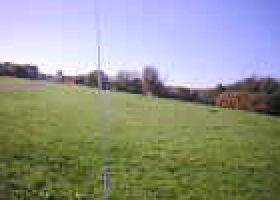
#> input picture Code_Lectures/ROC/CroppedImage.bmp, 140 x 100 px (shown 2 times larger)
$ python ROC.py
#> lines starting #> are read from the running program, lines starting #| are printed output that depends on the picture; after the words box and inside, x2 and y2 are one past the last pixel; in counts of white or black regions, pixels touching at a corner belong together
# -*- coding: utf-8 -*-
"""
Created on Wed Feb 28 12:40:14 2018

Generating an ROC curve.

@author: LocalAdmin
"""

import cv2
import matplotlib.pyplot as plt
import numpy as np

def get_ROC_curve_naive(values, classes):
    """ Naive implementation of a ROC curve generator that iterates over a number of thresholds.
    """

    # get number of positives and negatives:
    n_values = len(values);
    totalP = len(np.where(classes > 0)[0]);
    totalN = n_values - totalP;

    min_val = np.min(values);
    max_val = np.max(values);
    thresholds = np.arange(min_val, max_val, 1.0);
    n_thresholds = len(thresholds);

    TP = np.zeros([n_thresholds, 1]);
    FP = np.zeros([n_thresholds, 1]);

    for t in range(n_thresholds):
        inds = np.where(values >= thresholds[t]);
        P = np.sum(classes[inds[0]]);
        TP[t] = P / totalP;
        F = len(inds[0]) - P;
        FP[t] = F / totalN;

    return TP, FP;

def get_ROC_curve(values, classes):
    """ Implementation of a ROC curve generator that only uses thresholds at the sample values.
    """

    # get number of positives and negatives:
    n_values = len(values);
    totalP = len(np.where(classes > 0)[0]);
    totalN = n_values - totalP;

    # sort all values:
    inds = np.argsort(values);
    s_values = values[inds];
    s_classes = classes[inds];

    # the generator should only test for a given threshold value once
    # so we need to take into account duplicates:
    n_unique = len(np.unique(s_values));
    TP = np.zeros([n_unique, 1]);
    FP = np.zeros([n_unique, 1]);

    ind = 0;
    for e in range(n_values):
        # only determine the FP and TP value if the threshold has not been tested before:
        if(e == 0 or s_values[e-1] != s_values[e]):
            # threshold = s_values[e]
            # Positive when bigger:
            P = np.sum(s_classes[e:]);
            TP[ind] = P / totalP;

            # number of false positives is the remaining samples above the
            # threshold divided by all negative samples:
            FP[ind] = (len(s_classes[e:]) - P) / totalN;
            ind += 1

    return TP, FP;


def ROC_exercise(im_name, segmentation_name, show_images = False):
    """ Generate a ROC curve for a binary sky classification task
    """
#> called with im_name = 'CroppedImage.bmp', segmentation_name = 'TreeSegmentation.bmp', show_images = False

    # read RGB image:
    Im = cv2.imread(im_name);
#> Im is the input picture: shape (100, 140, 3); mean B, G, R 140.8, 150.3, 146.2
    WIDTH = Im.shape[1];
#> WIDTH = 140
    HEIGHT = Im.shape[0];
#> HEIGHT = 100
    if(show_images):
        cv2.imshow('Image', Im);
        cv2.waitKey();

    # read Classification image:
    Cl = cv2.imread(segmentation_name);
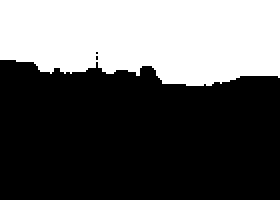
#> input picture Code_Lectures/ROC/TreeSegmentation.bmp, 140 x 100 px (shown 2 times larger)
#> Cl is the input picture: shape (100, 140, 3); 37% white; 1 white region, box (x1, y1, x2, y2) and area: (0, 0, 140, 43) 5174
    if(show_images):
        cv2.imshow('Segmentation', Cl);
        cv2.waitKey();
    Cl = cv2.cvtColor(Cl, cv2.COLOR_BGR2GRAY);
    Cl = Cl.flatten();
#> Cl = 14000 values, max 255 at index 0, min 0 at index 3688, mean 94.24
    Cl = Cl > 0;
    Cl = Cl.astype(float);
#> Cl = 14000 values, max 1 at index 0, min 0 at index 3688, mean 0.37

    # make a meshgrid:
    x, y = np.meshgrid(range(WIDTH), range(HEIGHT));
    x = x.flatten();
    y = y.flatten();
#> y = 14000 values from 0 to 99

    # take the blue channel, cv2 represents images as BGR:
    # TODO: play with the next expression:
    Values = Im[:,:,0]; #-y #Im[:,:,2];
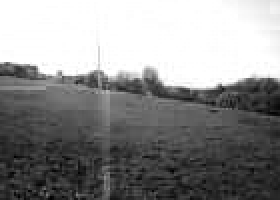
#> Values: shape (100, 140) (shown 2 times larger); min 0, max 255, mean 140.8
    Values = Values.flatten();
#> Values = 14000 values, max 255 at index 0, min 0 at index 10927, mean 140.8

    # get the ROC curve:
    TP, FP = get_ROC_curve_naive(Values, Cl);
#> in get_ROC_curve_naive, `n_values = len(values);`: n_values = 14000
#> in get_ROC_curve_naive, `totalP = len(np.where(classes > 0)[0]);`: totalP = 5174
#> in get_ROC_curve_naive, `totalN = n_values - totalP;`: totalN = 8826
#> in get_ROC_curve_naive, `min_val = np.min(values);`: min_val = 0
#> in get_ROC_curve_naive, `max_val = np.max(values);`: max_val = 255
#> the loop in get_ROC_curve_naive, `for t in range(n_thresholds):` made 255 passes
#> F on passes 1 to 3: 8826, 8822, 8822
#> after the loop in get_ROC_curve_naive, `for t in range(n_thresholds):`: FP = 255 values, max 1 at index 0, min 0.00487 at index 254, mean 0.297; TP = 255 values, max 1 at index 0, min 0.8 at index 254, mean 0.994
    # TP, FP = get_ROC_curve(Values, Cl);

    plt.figure();
    plt.plot(FP, TP, 'b');
    plt.xlabel('TP');
    plt.ylabel('FP');


im_name = 'CroppedImage.bmp';
segmentation_name = 'TreeSegmentation.bmp';
ROC_exercise(im_name, segmentation_name);
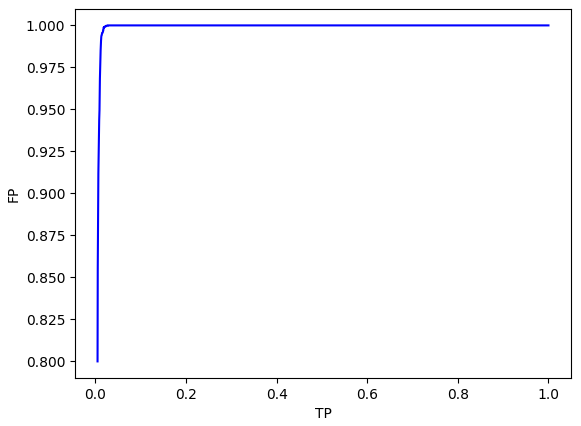
#> figure drawn by matplotlib, 1 panel
